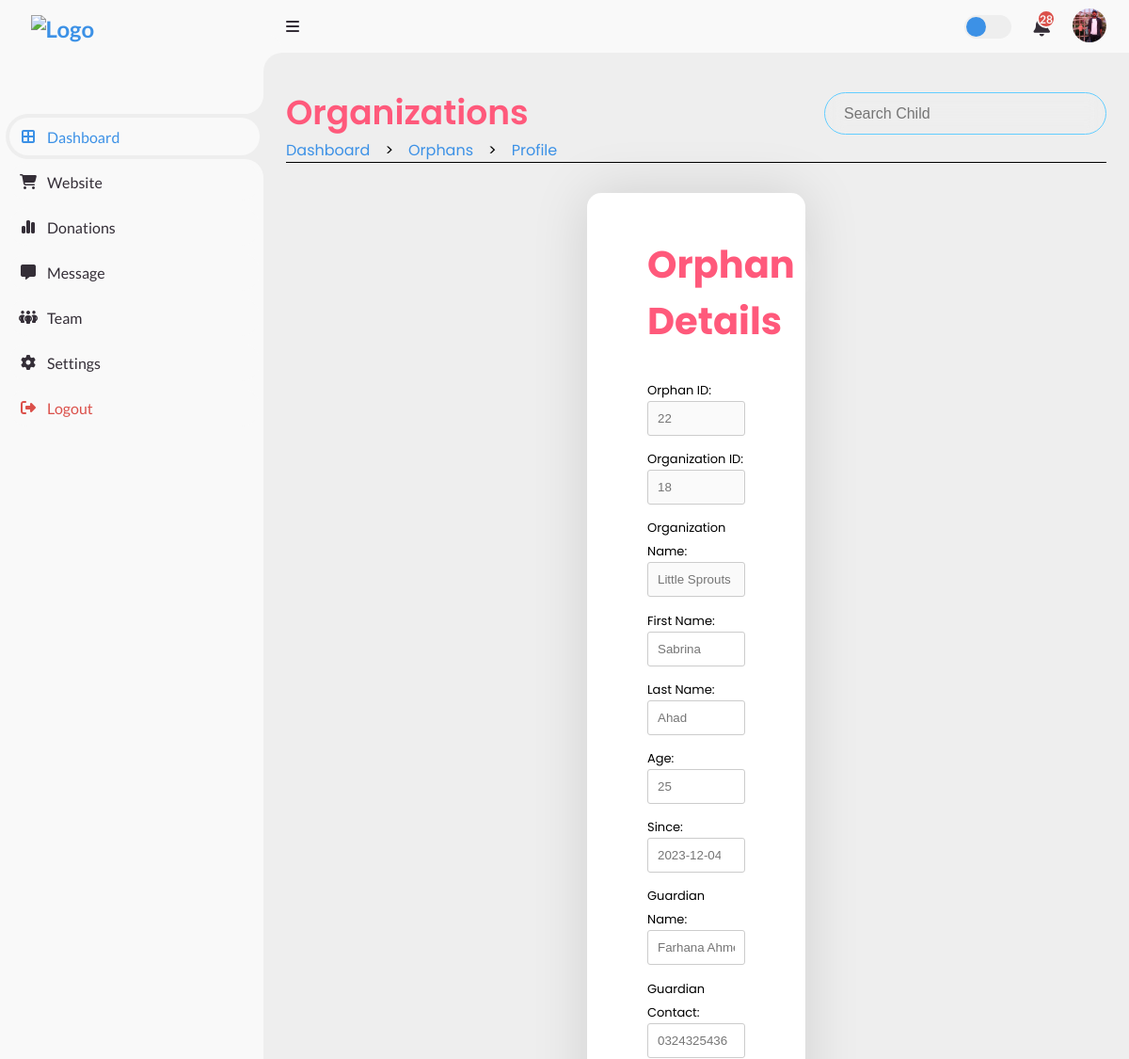
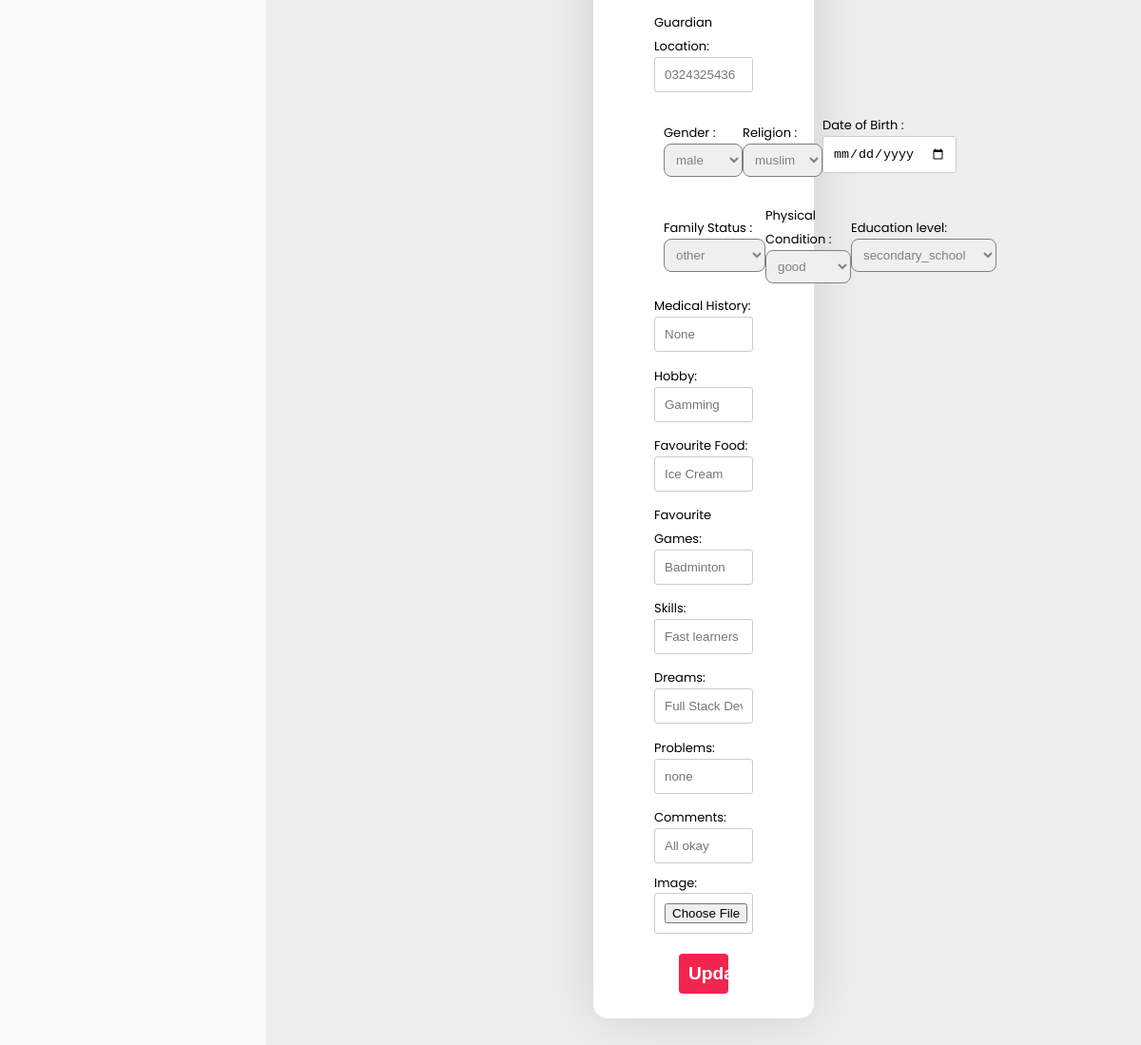
The page /Root/Admin_Side/Dash/Orphans/VIEW_CHILD.php?orphan_id=22 (signed in) on the database its author committed (2 pictures, top to bottom).
### tables this page shows
CREATE TABLE `admin_list` (
  `admin_id` int(11) NOT NULL,
  `acc_id` int(11) NOT NULL,
  `admin_name` varchar(30) DEFAULT NULL,
  `admin_contact` varchar(30) DEFAULT NULL,
  `admin_priyority` int(11) DEFAULT NULL,
  `admin_image` varchar(255) DEFAULT NULL
);

CREATE TABLE `orphan_list` (
  `orphan_id` int(11) NOT NULL,
  `org_id` int(30) DEFAULT NULL,
  `guardian_id` int(11) DEFAULT NULL,
  `first_name` varchar(30) DEFAULT NULL,
  `last_name` varchar(30) DEFAULT NULL,
  `age` int(11) DEFAULT NULL,
  `gender` varchar(10) DEFAULT NULL,
  `religion` varchar(15) DEFAULT NULL,
  `date_of_birth` date DEFAULT NULL,
  `since` date DEFAULT NULL,
  `family_status` varchar(30) DEFAULT NULL,
  `physical_condition` varchar(30) DEFAULT NULL,
  `education_level` varchar(30) DEFAULT NULL,
  `medical_history` varchar(100) DEFAULT NULL,
  `hobby` varchar(30) DEFAULT NULL,
  `favorite_food` varchar(30) DEFAULT NULL,
  `favorite_game` varchar(30) DEFAULT NULL,
  `skills` text DEFAULT NULL,
  `dreams` text DEFAULT NULL,
  `problems` text DEFAULT NULL,
  `other_comments` text DEFAULT NULL,
  `orphan_image` varchar(255) DEFAULT NULL,
  `adoption_status` enum('0','1') NOT NULL DEFAULT '0',
  `removed_status` enum('0','1') NOT NULL DEFAULT '0'
);

CREATE TABLE `org_list` (
  `org_id` int(11) NOT NULL,
  `org_name` varchar(30) DEFAULT NULL,
  `acc_id` int(11) NOT NULL,
  `org_description` text DEFAULT NULL,
  `org_email` varchar(30) DEFAULT NULL,
  `org_phone` varchar(20) DEFAULT NULL,
  `org_website` varchar(30) DEFAULT NULL,
  `org_logo` varchar(255) DEFAULT NULL,
  `established` date DEFAULT NULL,
  `org_location` varchar(30) DEFAULT NULL,
  `org_vision` varchar(30) DEFAULT NULL,
  `org_reviews` decimal(2,2) DEFAULT NULL
);

CREATE TABLE `local_orphan_guardian` (
  `guardian_id` int(11) NOT NULL,
  `guardian_name` varchar(30) DEFAULT NULL,
  `guardian_contact` varchar(30) DEFAULT NULL,
  `guardian_location` varchar(30) DEFAULT NULL
);

### Root/Admin_Side/Dash/ADMIN_DASH_BE.php (called while the page is built, shortened)
<?php
    include('/xampp/htdocs/DBMS_Project_Organized_One/Includes/db_con.php');
    if (!isset($_SESSION['acc_id']) && !isset($_SESSION['role'])) {
        $_SESSION['notify'] = "user_id not seted";
        header("Location: /Root/Login_Page/LOGIN_FORM.php");
        exit();
    } else {
        $acc_id = $_SESSION['acc_id'];
        $sql = "SELECT * FROM admin_list Where acc_id = '$acc_id'";
        $sql_result = mysqli_query($con, $sql);
        if (mysqli_num_rows($sql_result) == 1) {
            $row = mysqli_fetch_array($sql_result);
            $admin_image = $row['admin_image'];
        }
        else {
            $_SESSION['notify'] = "data not found";
            header("Location: /Root/Login_Page/LOGIN_FORM.php");
            exit();
        }
    }
?>

### Root/Admin_Side/Dash/Orphans/VIEW_BE.php (called while the page is built, shortened)
<?php
    include('/xampp/htdocs/DBMS_Project_Organized_One/Includes/db_con.php');
    if (isset($_GET['orphan_id'])) {
        $orphanId = mysqli_real_escape_string($con, $_GET['orphan_id']);
        $fetchOrphanQuery = "SELECT * FROM orphan_list WHERE orphan_id = '$orphanId'";
        $result = mysqli_query($con, $fetchOrphanQuery);
        if (mysqli_num_rows($result) == 1 ) {
            $row = mysqli_fetch_assoc($result);
            $org_id = $row['org_id'];
            $first_name = $row['first_name'];
            $last_name = $row['last_name'];
            $age = $row['age'];
            $gender = $row['gender'];
            $religion = $row['religion'];
            $guardian_id = $row['guardian_id'];
            $date_of_birth = $row['date_of_birth'];
            $since = $row['since'];
            $family_status = $row['family_status'];
            $physical_condition = $row['physical_condition'];
            $education_level = $row['education_level'];
            $medical_history = $row['medical_history'];
            $hobby = $row['hobby'];
            $favorite_food = $row['favorite_food'];
            $favorite_game = $row['favorite_game'];
            $skills = $row['skills'];
            $dreams = $row['dreams'];
            $problems = $row['problems'];
            $other_comments = $row['other_comments'];
            $query2 = "SELECT org_name, org_location, org_phone FROM org_list WHERE org_id = $org_id";
            $result2 = mysqli_query($con, $query2);
            if (mysqli_num_rows($result2) == 1 ) {
                $row2 = mysqli_fetch_assoc($result2);
                $org_name = $row2['org_name'];
            }
            $query3 = "SELECT * FROM local_orphan_guardian WHERE guardian_id = $guardian_id";
            $result3 = mysqli_query($con, $query3);
            if (mysqli_num_rows($result3) == 1 ) {
                $row3 = mysqli_fetch_assoc($result3);
                $guardian_name = $row3['guardian_name'];
                $guardian_contact = $row3['guardian_contact'];
            }
        }   else {
            echo 'Orphan profile not found.';
        }
    }   else {
            echo "error";
    }
?>

### Root/Admin_Side/Dash/Orphans/VIEW_CHILD.php (the view, shortened to what this page needs)
<?php
  include('/xampp/htdocs/DBMS_Project_Organized_One/Root/Admin_Side/Dash/ADMIN_DASH_BE.php');
?>
<!DOCTYPE html>
<html lang="en">
  <head>
    <link rel="stylesheet" href="https://cdnjs.cloudflare.com/ajax/libs/font-awesome/6.4.0/css/all.min.css"/>
    <link href="https://cdn.jsdelivr.net/npm/remixicon@3.5.0/fonts/remixicon.css" rel="stylesheet"/>
    <link rel="stylesheet" href="https://cdn.jsdelivr.net/npm/swiper@10/swiper-bundle.min.css"/>
    <link href='https://unpkg.com/boxicons@2.1.4/css/boxicons.min.css' rel='stylesheet'>
    <link rel="stylesheet" href="/Root/Admin_Side/Dash/Organizations/ORG_DASH_STYLE.css" />
    <link rel="stylesheet" href="/Root/Admin_Side/Dash/Orphans/VIEW_STYLE.css">
  </head>
  <body>
    <section class="sidebar">
      <a href="/Root/Admin_Side/Dash/ADMIN_DASH.php" class="logo">
        <img src="/Root/Landing_Page/LOGO_NoBackground.png" alt="Logo" />
      </a>
      <ul class="side-menu top">
        <li class="active">
          <a href="/Root/Admin_Side/Dash/ADMIN_DASH.php" class="nav-link">
            <i class="fas fa-border-all"></i>
            <span class="text">Dashboard</span>
          </a>
        </li>
        <li>
          <a href="#" class="nav-link">
            <i class="fas fa-shopping-cart"></i>
            <span class="text">Website</span>
          </a>
        </li>
        <li>
          <a href="/Root/Admin_Side/Donation/DONATION_DASH.php" class="nav-link">
            <i class="fas fa-chart-simple"></i>
            <span class="text">Donations</span>
          </a>
        </li>
        <li>
          <a href="#" class="nav-link">
            <i class="fas fa-message"></i>
            <span class="text">Message</span>
          </a>
        </li>
        <li>
          <a href="#" class="nav-link">
            <i class="fas fa-people-group"></i>
            <span class="text">Team</span>
          </a>
        </li>
        <li>
          <a href="#">
            <i class="fas fa-cog"></i>
            <span class="text">Settings</span>
          </a>
        </li>
        <li>
          <a href="/Includes/logout.php" class="logout">
            <i class="fas fa-right-from-bracket"></i>
            <span class="text">Logout</span>
          </a>
        </li>
      </ul>
    </section>
    <section class="content">
      <nav>
        <i class="fas fa-bars menu-btn"></i>
        <label for="switch-mode" class="switch-mode"></label>
        <a href="#" class="notification">
          <span class="num">28</span>
        </a>
        <a href="/Root/Admin_Side/Dash/Admin/ADMIN_PROFILE.php" class="profile">
          <img src="../Admin/<?php echo $admin_image ?>" alt="profile" />
        </a>
      </nav>
        <main>
            <div class="head-title">
                <div class="left">
                    <h1>Organizations</h1>
                    <ul class="breadcrumb">
                            <li>
                                <a class="active" href="/Root/Admin_Side/Dash/ADMIN_DASH.php">Dashboard</a>
                            </li>
                            <li>></li>
                            <li>
                                <a class="active" href="/Root/Admin_Side//Dash/Orphans/ORPHAN_DASH.php">Orphans</a>
                            </li>
                            <li>></li>
                            <li>
                                <a class="active" href="#">Profile</a>
                            </li>
                        </ul>
                </div>
                <div class="ctn">
                    <form action="#" method="GET">
                        <input type="text" name="query" placeholder="Search Child">
                    </form>
                </div>
            </div>
            <div class="container">
                <?php
                   include('/xampp/htdocs/DBMS_Project_Organized_One/Root/Admin_Side/Dash/Orphans/VIEW_BE.php');
                ?>
                <h2>Orphan Details</h2>
                <form action="/Root/Admin_Side/Dash/Orphans/VIEW_UPDATE_BE.php" method="post" enctype="multipart/form-data">
                    <div class="row">
                      <label>Orphan ID:</label>
                      <input type="text" name="orphan_id " placeholder="<?php echo $orphanId ?>" disabled>
                    </div>
                    <div class="row">
                      <label>Organization ID:</label>
                      <input type="number" name="org_id " placeholder="<?php echo $org_id ?>" disabled>
                    </div>
                    <div class="row">
                      <label>Organization Name:</label>
                      <input type="text" name="org_name " placeholder="<?php echo $org_name ?>" disabled>
                    </div>
                    <div class="row">
                      <label>First Name:</label>
                      <input type="text" name="first_name" placeholder="<?php echo $first_name ?>" >
                    </div>
                    <div class="row">
                      <label>Last Name:</label>
                      <input type="text" name="last_name" placeholder="<?php echo $last_name ?>" >
                    </div>
                    <div class="row">
                      <label>Age:</label>
                      <input type="number" name="age" placeholder="<?php echo $age ?>">
                    </div>
                    <div class="row">
                      <label>Since:</label>
                      <input type="number" name="Since" placeholder="<?php echo $since ?>">
                    </div>
                    <div class="row">
                      <label>Guardian Name:</label>
                      <input type="text" name="guardian_name" placeholder="<?php echo $guardian_name ?>" >
                    </div>
                    <div class="row">
                      <label>Guardian Contact:</label>
                      <input type="text" name="guardian_contact" placeholder="<?php echo $guardian_contact ?>" >
                    </div>
                    <div class="row">
                      <label>Guardian Location:</label>
                      <input type="text" name="guardian_location" placeholder="<?php echo $guardian_contact ?>" >
                    </div>
                    <div class="opt">
                        <div class="part">
                        <label>Gender :</label>
                        <select name="gender" >
                            <option value=""><?php echo $gender ?></option>
                        </select>
                        </div>
                        <div class="part">
                        <label>Religion :</label>
                        <select name="religion" >
                            <option value=''><?php echo $religion ?></option>
                        </select>
                        </div>
                        <div class="part">
                        <label>Date of Birth :</label>
                        <input type="date" name="date_of_birth" placeholder="<?php echo $date_of_birth ?>">
                        </div>
                    </div>
                    <div class="opt">
                        <div class="part">
                            <label>Family Status :</label>
                            <select name="family_status" >
                                <option value=''><?php echo $family_status ?></option>
                            </select>
                        </div>
                        <div class="part">
                            <label>Physical Condition :</label>
                            <select name="physical_condition" >
                                <option value=''><?php echo $physical_condition ?></option>
                            </select>
                        </div>
                        <div class="part">
                            <label>Education level:</label>
                            <select name="education_level" >
                                <option value=''><?php echo $education_level ?></option>
                            </select>
                        </div>
                    </div>
                    <div class="row">
                      <label>Medical History:</label>
                      <input type="text" name="medical_history" placeholder="<?php echo $medical_history ?>">
                    </div>
                    <div class="row">
                      <label>Hobby:</label>
                      <input type="text" name="hobby"  placeholder="<?php echo $hobby ?>">
                    </div>
                    <div class="row">
                      <label>Favourite Food:</label>
                      <input type="text" name="favorite_food" placeholder="<?php echo $favorite_food ?>">
                    </div>
                    <div class="row">
                      <label>Favourite Games:</label>
                      <input type="text" name="favorite_game" placeholder="<?php echo $favorite_game ?>">
                    </div>
                    <div class="row">
                      <label>Skills:</label>
                      <input type="text" name="skills" placeholder="<?php echo $skills ?>">
                    </div>
                    <div class="row">
                      <label>Dreams:</label>
                      <input type="text" name="dreams" placeholder="<?php echo $dreams ?>">
                    </div>
                    <div class="row">
                      <label>Problems:</label>
                      <input type="text" name="problems" placeholder="<?php echo $problems ?>">
                    </div>
                    <div class="row">
                      <label>Comments:</label>
                      <input  type="text" name="other_comments" placeholder="<?php echo $other_comments ?>">
                    </div>
                    <label>Image:</label>
                    <input type="file" name="image" accept="image/*">
                    <div class="btn">
                        <button type="submit" name="update">Update</button>
                    </div>
                </form>
            </div>
        </main>
    </section>
  </body>
</html>

### Root/Admin_Side/Dash/Orphans/VIEW_STYLE.css (style rules this page uses)
.content main .container { margin: 2rem 20rem; padding: 1rem 4rem; background-color: #fff; border-radius: 15px; box-shadow: 0 0 60px rgba(0, 0, 0, 0.13); }
.container h2 { text-align: center; font-size: 2.5rem; color: #FF597B; padding: 0; margin: 30px 0px; text-shadow: 2px 5px 30px hsl(0, 0%, 100%); }
.container form { display: flex; flex-direction: column; }
.container label { font-size: small; color: black; padding-bottom: -5px; }
.container input { width: 100%; margin: 0 0 .7rem 0; padding: 10px; border: 1px solid #ccc; border-radius: 3px; color: black; }
.container select { color: gray; padding: 8px; border-color: gray; border-radius: 8px; }
.container .btn { display: flex; align-items: center; justify-content: center; }
.container button { width: 50%; background-color: var(--color5); color: #fff; border: none; padding: 10px 10px; margin: 10px 0px; border-radius: 4px; font-size: 1.2rem; font-weight: 700; cursor: pointer; margin-bottom: 10px; }
.container .opt { display: flex; align-items: center; justify-content: space-evenly; padding: 10px; }

### rows shown on the page
admin_list: admin_image (picture)
orphan_list: org "18", first_name "Sabrina", last_name "Ahad", age "25", Since "2023-12-04", gender "male", religion "muslim", family_status "other", physical_condition "good", education_level "secondary_school", medical_history "None", hobby "Gamming", favorite_food "Ice Cream", favorite_game "Badminton", skills "Fast learners", dreams "Full Stack Developer", problems "none", other_comments "All okay"
org_list: org_name "Little Sprouts Foundation"
local_orphan_guardian: guardian_name "Farhana Ahmed", guardian_contact "0324325436", guardian_location "0324325436"
